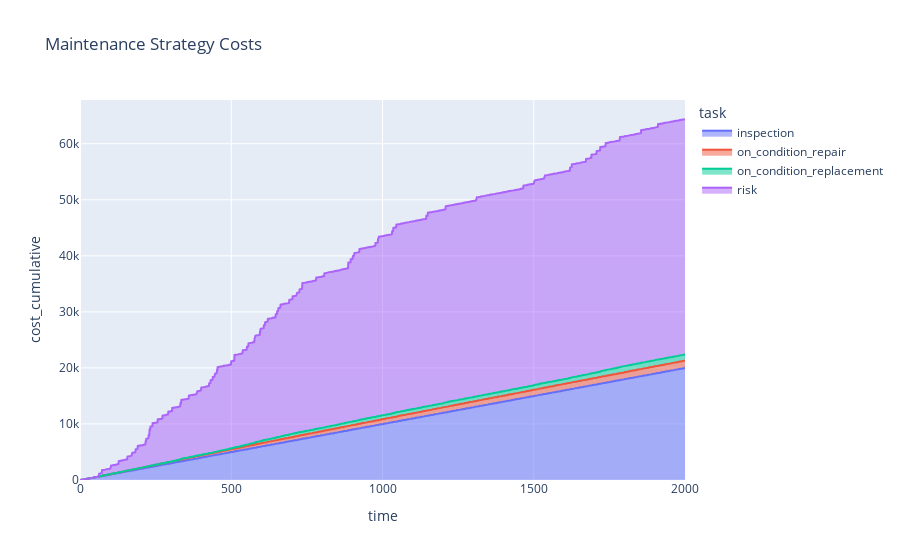

The notebook cell this image was saved under:
### Code cell
fig = px.area(df, x="time", y="cost_cumulative", color="task", title='Maintenance Strategy Costs')
fig.show()

### Figure 1 — Plotly figure (JSON) as saved in the notebook; plotly's stock layout.template omitted (floating-point values rounded to 4 significant figures; data arrays with more than 128 entries replaced by an {"elided": "..."} marker saying what was removed)
{"data": [{"hovertemplate": "task=inspection<br>time=%{x}<br>cost_cumulative=%{y}<extra></extra>", "legendgroup": "inspection", "line": {"color": "#636efa"}, "mode": "lines", "name": "inspection", "orientation": "v", "showlegend": true, "stackgroup": "1", "type": "scatter", "x": {"elided": "2001 int values"}, "xaxis": "x", "y": {"elided": "2001 int values"}, "yaxis": "y"}, {"hovertemplate": "task=on_condition_repair<br>time=%{x}<br>cost_cumulative=%{y}<extra></extra>", "legendgroup": "on_condition_repair", "line": {"color": "#EF553B"}, "mode": "lines", "name": "on_condition_repair", "orientation": "v", "showlegend": true, "stackgroup": "1", "type": "scatter", "x": {"elided": "2001 int values"}, "xaxis": "x", "y": {"elided": "2001 int values"}, "yaxis": "y"}, {"hovertemplate": "task=on_condition_replacement<br>time=%{x}<br>cost_cumulative=%{y}<extra></extra>", "legendgroup": "on_condition_replacement", "line": {"color": "#00cc96"}, "mode": "lines", "name": "on_condition_replacement", "orientation": "v", "showlegend": true, "stackgroup": "1", "type": "scatter", "x": {"elided": "2001 int values"}, "xaxis": "x", "y": {"elided": "2001 int values"}, "yaxis": "y"}, {"hovertemplate": "task=risk<br>time=%{x}<br>cost_cumulative=%{y}<extra></extra>", "legendgroup": "risk", "line": {"color": "#ab63fa"}, "mode": "lines", "name": "risk", "orientation": "v", "showlegend": true, "stackgroup": "1", "type": "scatter", "x": {"elided": "2001 int values"}, "xaxis": "x", "y": {"elided": "2001 int values"}, "yaxis": "y"}], "layout": {"legend": {"title": {"text": "task"}, "tracegroupgap": 0}, "title": {"text": "Maintenance Strategy Costs"}, "xaxis": {"anchor": "y", "domain": [0, 1], "title": {"text": "time"}}, "yaxis": {"anchor": "x", "domain": [0, 1], "title": {"text": "cost_cumulative"}}}}
